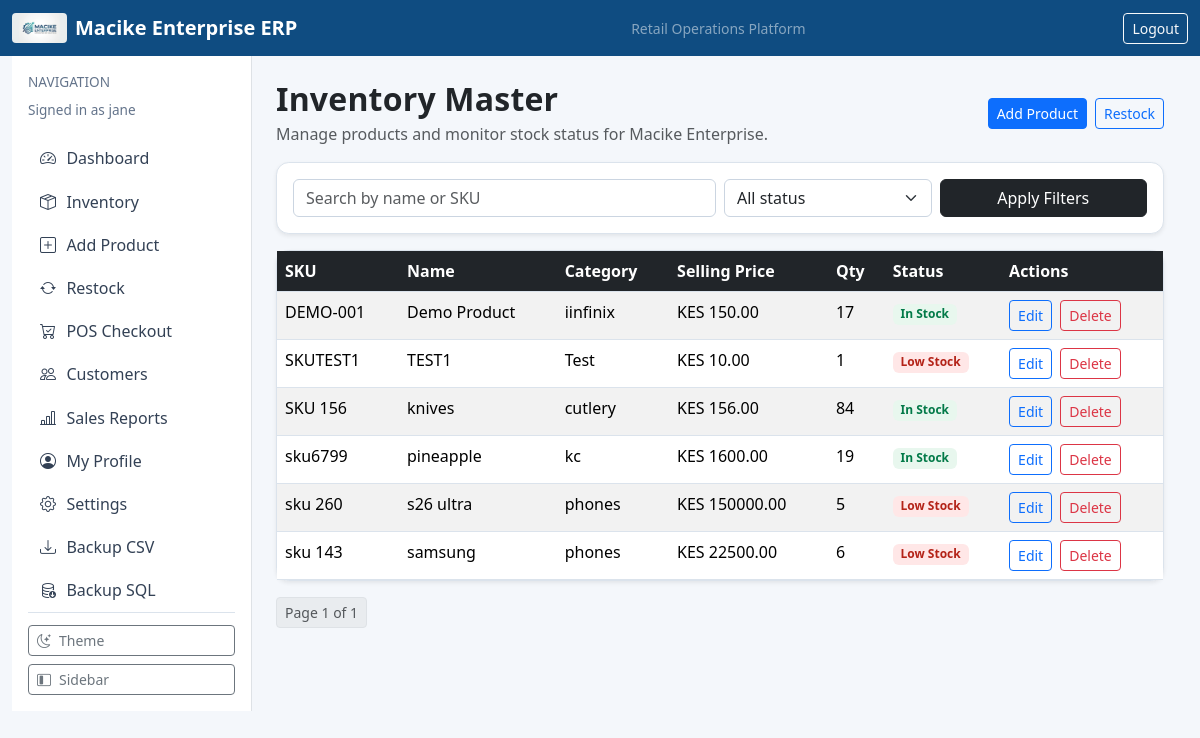
The page /inventory/ (signed in) on the database as committed earlier.
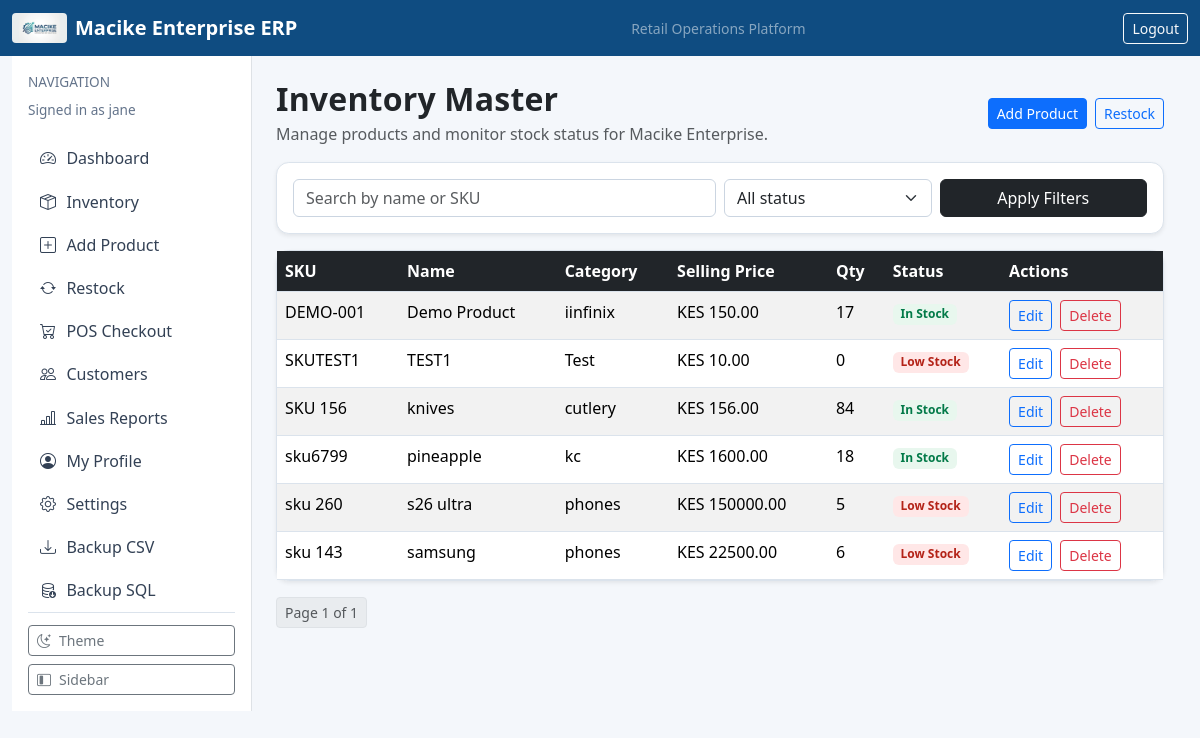
The same page on the database as committed later.
### inventory/models.py (models this page shows, shortened)
class Product(models.Model):
    category = models.ForeignKey(ProductCategory, on_delete=models.PROTECT, related_name="products")
    supplier = models.ForeignKey(Supplier, on_delete=models.SET_NULL, blank=True, null=True, related_name="products")
    name = models.CharField(max_length=200)
    sku = models.CharField(max_length=50, unique=True)
    cost_price = models.DecimalField(max_digits=10, decimal_places=2, validators=[MinValueValidator(0)])
    selling_price = models.DecimalField(max_digits=10, decimal_places=2, validators=[MinValueValidator(0)])
    quantity = models.PositiveIntegerField(default=0)
    reorder_level = models.PositiveIntegerField(default=10)
    @property
    def is_low_stock(self) -> bool:
        return self.quantity <= self.reorder_level

class ProductCategory(models.Model):
    name = models.CharField(max_length=100, unique=True)
    description = models.TextField(blank=True)
    is_active = models.BooleanField(default=True)

### inventory/views.py (the view)
# urls.py: path("", product_list, name="inventory-list"),
@login_required
def product_list(request):
    products_qs = Product.objects.select_related("category").all().order_by("name")
    q = request.GET.get("q", "").strip()
    status = request.GET.get("status", "").strip()
    if q:
        products_qs = products_qs.filter(models.Q(name__icontains=q) | models.Q(sku__icontains=q))
    if status == "low":
        products_qs = products_qs.filter(quantity__lte=models.F("reorder_level"))
    elif status == "ok":
        products_qs = products_qs.filter(quantity__gt=models.F("reorder_level"))
    paginator = Paginator(products_qs, 8)
    page_obj = paginator.get_page(request.GET.get("page"))
    return render(
        request,
        "inventory/product_list.html",
        {"products": page_obj.object_list, "page_obj": page_obj, "q": q, "status": status},
    )

### dashboard/context_processors.py (called while the page is built)
def app_settings(request):
    return {"app_settings": AppSettings.get_solo()}

### dashboard/models.py (called while the page is built)
    @classmethod
    def get_solo(cls):
        obj, _ = cls.objects.get_or_create(pk=1)
        return obj

### templates/inventory/product_list.html (shortened to what this page needs)
{% extends "base.html" %}
{% block content %}
<div class="d-flex justify-content-between align-items-center mb-3">
    <div>
        <h2 class="section-title mb-1">Inventory Master</h2>
        <p class="text-muted mb-0">Manage products and monitor stock status for Macike Enterprise.</p>
    </div>
    <div class="d-flex gap-2">
        <a class="btn btn-primary btn-sm" href="/inventory/new/">Add Product</a>
        <a class="btn btn-outline-primary btn-sm" href="/inventory/restock/">Restock</a>
    </div>
</div>
<div class="card shadow-sm mb-3">
    <div class="card-body">
        <form method="get" class="row g-2">
            <div class="col-md-6">
                <input class="form-control" type="text" name="q" value="{{ q }}" placeholder="Search by name or SKU">
            </div>
            <div class="col-md-3">
                <select class="form-select" name="status">
                    <option value="" {% if not status %}selected{% endif %}>All status</option>
                </select>
            </div>
            <div class="col-md-3 d-grid">
                <button class="btn btn-dark" type="submit">Apply Filters</button>
            </div>
        </form>
    </div>
</div>
<div class="card shadow-sm">
    <div class="table-responsive">
        <table class="table table-striped table-hover mb-0">
            <thead class="table-dark">
                <tr>
                    <th>SKU</th><th>Name</th><th>Category</th><th>Selling Price</th><th>Qty</th><th>Status</th><th>Actions</th>
                </tr>
            </thead>
            <tbody>
                {% for p in products %}
                    <tr>
                        <td>{{ p.sku }}</td>
                        <td>{{ p.name }}</td>
                        <td>{{ p.category.name }}</td>
                        <td>KES {{ p.selling_price }}</td>
                        <td>{{ p.quantity }}</td>
                        <td>
                            {% if p.is_low_stock %}
                                <span class="badge badge-soft-danger">Low Stock</span>
                            {% else %}
                                <span class="badge badge-soft-success">In Stock</span>
                            {% endif %}
                        </td>
                        <td>
                            <div class="d-flex gap-2">
                                <a class="btn btn-outline-primary btn-sm" href="/inventory/{{ p.id }}/edit/">Edit</a>
                                <a class="btn btn-outline-danger btn-sm" href="/inventory/{{ p.id }}/delete/">Delete</a>
                            </div>
                        </td>
                    </tr>
                {% empty %}
                    <tr><td colspan="7" class="text-center">No products yet.</td></tr>
                {% endfor %}
            </tbody>
        </table>
    </div>
</div>
{% if page_obj %}
<nav class="mt-3" aria-label="Products pagination">
    <ul class="pagination pagination-sm">
        <li class="page-item disabled"><span class="page-link">Page {{ page_obj.number }} of {{ page_obj.paginator.num_pages }}</span></li>
    </ul>
</nav>
{% endif %}
{% endblock %}

Rows that differ between the two databases and show on the page:
changed Product "SKUTEST1": quantity "1" → "0"
changed Product "sku6799": quantity "19" → "18"
